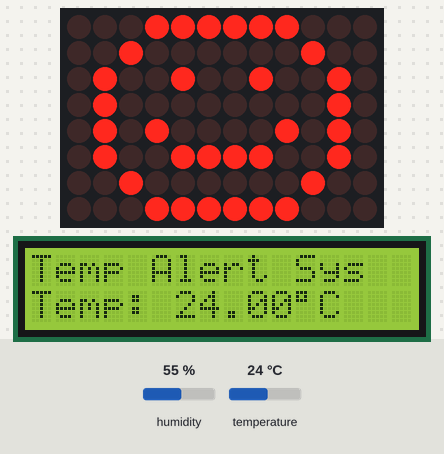
Simulated run of this sketch. Board: Arduino Uno R4 WiFi. On the bench: 12×8 LED matrix, 16×2 character LCD. The inputs (shaded band) are chosen by the test bench; at power-on: temperature 24 °C, humidity 55 %. What the sketch prints to the serial monitor is not drawn.

Above: at 1.2 s.
1.3 s: temperature set to 29 °C
At 3.0 s:
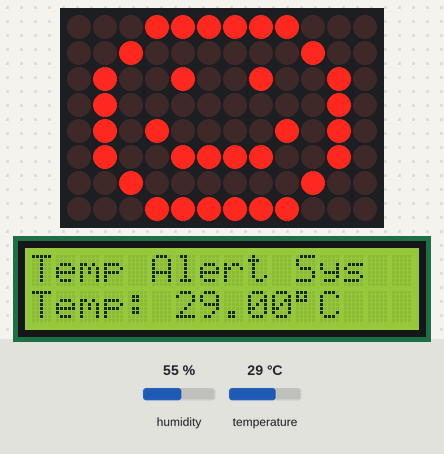
4.1 s: temperature set to 32 °C
At 4.6 s:
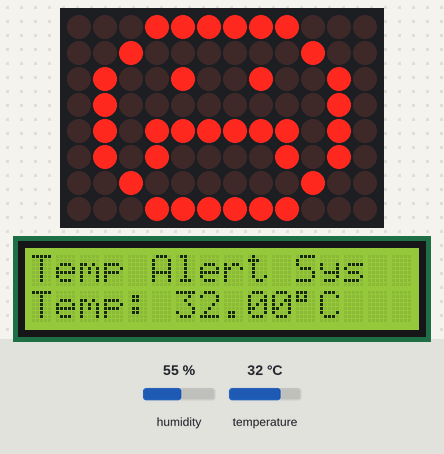
7.2 s: temperature set to 12 °C
At 7.8 s:
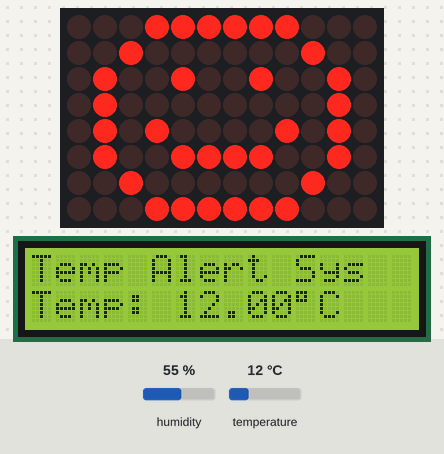
Timing chart, 0 to 10.2 s (numbered marks = the images above; inputs shaded):
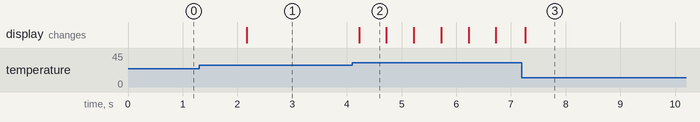

The sketch:

temp_alert.ino
```cpp
#include <Arduino_LED_Matrix.h>
#include <DHT.h>
#include <Wire.h>
#include <LiquidCrystal_I2C.h>

ArduinoLEDMatrix matrix;

#define DHTPIN 2
#define DHTTYPE DHT11
DHT dht(DHTPIN, DHTTYPE);

LiquidCrystal_I2C lcd(0x27, 16, 2);

int threshold = 30; // Threshold temperature °C

// Happy face
const uint32_t happy[3] = {
  0x1f820449, 0x240250a4, 0xf22041f8
};

// Sad face
const uint32_t sadd[3] = {
  0x1f820449, 0x24025fa5, 0x0a2041f8
};

void setup() {
  Serial.begin(9600);
  dht.begin();
  matrix.begin();

  lcd.init();
  lcd.backlight();
  lcd.setCursor(0, 0);
  lcd.print("Temp Alert Sys");
}

void loop() {
  float temperature = dht.readTemperature();

  if (isnan(temperature)) {
    Serial.println("Failed to read from DHT sensor!");
    lcd.setCursor(0, 1);
    lcd.print("Sensor Error   ");
    return;
  }

  Serial.print("Temperature: ");
  Serial.print(temperature);
  Serial.println(" °C");

  // Show temperature on LCD
  lcd.setCursor(0, 1);
  lcd.print("Temp: ");
  lcd.print(temperature);
  lcd.print((char)223); // degree symbol
  lcd.print("C   ");

if (temperature > threshold) {
  // Blink sad face
  for (int i = 0; i < 3; i++) {
    matrix.loadFrame(sadd);
    delay(500);
    matrix.clear();
    delay(500);
  }
} else {
  // Show happy face
  matrix.loadFrame(happy);
  delay(1000);
}

}
```

Measured:
- the behaviour switches between 30 and 31 °C on temperature (found by bisection; images 1 and 2)
- after the input at 1.3 s, the display: changes after 0.87 s (image 1)
- after the input at 4.1 s, the display: changes after 0.12 s (image 2)
- after the input at 7.2 s, the display: changes after 0.06 s (image 3)
- what the display in image 2 shows lasts 0.5 s, from 4.2 s to 4.7 s
